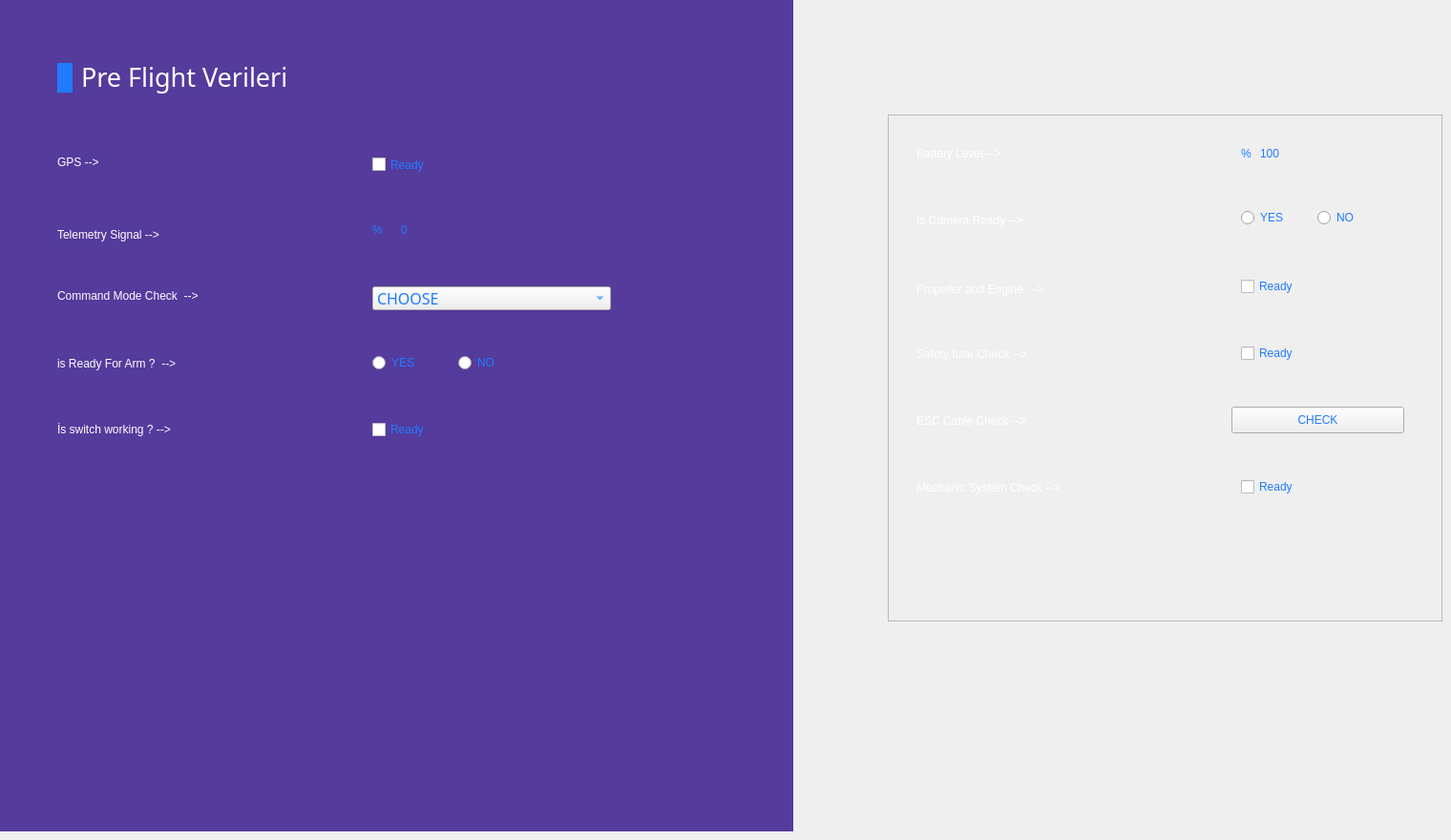
      <widget class="QWidget" name="page_preFlight">
       <property name="styleSheet">
        <string notr="true">#page_preFlight{
background-color:rgb(18,4,62);
}</string>
       </property>
       <widget class="QWidget" name="leftFrame_3" native="true">
        <property name="geometry">
         <rect>
          <x>0</x>
          <y>0</y>
          <width>831</width>
          <height>871</height>
         </rect>
        </property>
        <property name="styleSheet">
         <string notr="true">#leftFrame_3{
background-color: rgba(41, 9, 133,200);
}</string>
        </property>
        <widget class="QLabel" name="label_26">
         <property name="geometry">
          <rect>
           <x>60</x>
           <y>370</y>
           <width>261</width>
           <height>21</height>
          </rect>
         </property>
         <property name="maximumSize">
          <size>
           <width>350</width>
           <height>16777215</height>
          </size>
         </property>
         <property name="styleSheet">
          <string notr="true">color: rgb(255, 255, 255);
font: 12pt &quot;Favela-SemiBold&quot;;</string>
         </property>
         <property name="text">
          <string>is Ready For Arm ?  --&gt;</string>
         </property>
        </widget>
        <widget class="QComboBox" name="modeCheck">
         <property name="geometry">
          <rect>
           <x>390</x>
           <y>300</y>
           <width>250</width>
           <height>25</height>
          </rect>
         </property>
         <property name="minimumSize">
          <size>
           <width>50</width>
           <height>0</height>
          </size>
         </property>
         <property name="maximumSize">
          <size>
           <width>250</width>
           <height>16777215</height>
          </size>
         </property>
         <property name="font">
          <font>
           <family>Favela-Medium</family>
           <pointsize>12</pointsize>
           <weight>50</weight>
           <italic>false</italic>
           <bold>false</bold>
          </font>
         </property>
         <property name="styleSheet">
          <string notr="true">color: rgb(32, 123, 255);
font: 12pt &quot;Favela-Medium&quot;;</string>
         </property>
         <property name="currentIndex">
          <number>0</number>
         </property>
         <property name="frame">
          <bool>true</bool>
         </property>
         <item>
          <property name="text">
           <string>CHOOSE</string>
          </property>
         </item>
         <item>
          <property name="text">
           <string>QHover</string>
          </property>
         </item>
         <item>
          <property name="text">
           <string>QLand</string>
          </property>
         </item>
         <item>
          <property name="text">
           <string>QRTL</string>
          </property>
         </item>
         <item>
          <property name="text">
           <string>AUTO</string>
          </property>
         </item>
         <item>
          <property name="text">
           <string>GUİDE</string>
          </property>
         </item>
         <item>
          <property name="text">
           <string>STABILIZE</string>
          </property>
         </item>
        </widget>
        <widget class="QLabel" name="labelTelemetry">
         <property name="geometry">
          <rect>
           <x>420</x>
           <y>230</y>
           <width>51</width>
           <height>21</height>
          </rect>
         </property>
         <property name="maximumSize">
          <size>
           <width>250</width>
           <height>30</height>
          </size>
         </property>
         <property name="styleSheet">
          <string notr="true">color: rgb(32, 123, 255);
font: 12pt &quot;Favela-Medium&quot;;</string>
         </property>
         <property name="text">
          <string>0</string>
         </property>
        </widget>
        <widget class="QRadioButton" name="noRadioEquip">
         <property name="geometry">
          <rect>
           <x>480</x>
           <y>370</y>
           <width>61</width>
           <height>20</height>
          </rect>
         </property>
         <property name="maximumSize">
          <size>
           <width>250</width>
           <height>16777215</height>
          </size>
         </property>
         <property name="styleSheet">
          <string notr="true">color: rgb(32, 123, 255);
font: 12pt &quot;Favela-Medium&quot;;</string>
         </property>
         <property name="text">
          <string>NO</string>
         </property>
        </widget>
        <widget class="QCheckBox" name="gpsCheck">
         <property name="geometry">
          <rect>
           <x>390</x>
           <y>160</y>
           <width>250</width>
           <height>25</height>
          </rect>
         </property>
         <property name="sizePolicy">
          <sizepolicy hsizetype="Fixed" vsizetype="Fixed">
           <horstretch>0</horstretch>
           <verstretch>0</verstretch>
          </sizepolicy>
         </property>
         <property name="maximumSize">
          <size>
           <width>250</width>
           <height>16777215</height>
          </size>
         </property>
         <property name="styleSheet">
          <string notr="true">color: rgb(32, 123, 255);
font: 12pt &quot;Favela-Medium&quot;;</string>
         </property>
         <property name="text">
          <string>Ready</string>
         </property>
        </widget>
        <widget class="QLabel" name="label_12">
         <property name="geometry">
          <rect>
           <x>60</x>
           <y>160</y>
           <width>101</width>
           <height>20</height>
          </rect>
         </property>
         <property name="maximumSize">
          <size>
           <width>250</width>
           <height>16777215</height>
          </size>
         </property>
         <property name="styleSheet">
          <string notr="true">color: rgb(255, 255, 255);
font: 12pt &quot;Favela-SemiBold&quot;;</string>
         </property>
         <property name="text">
          <string>GPS --&gt;</string>
         </property>
        </widget>
        <widget class="QLabel" name="label_19">
         <property name="geometry">
          <rect>
           <x>60</x>
           <y>230</y>
           <width>241</width>
           <height>31</height>
          </rect>
         </property>
         <property name="maximumSize">
          <size>
           <width>250</width>
           <height>16777215</height>
          </size>
         </property>
         <property name="styleSheet">
          <string notr="true">color: rgb(255, 255, 255);
font: 12pt &quot;Favela-SemiBold&quot;;</string>
         </property>
         <property name="text">
          <string>Telemetry Signal --&gt;</string>
         </property>
        </widget>
        <widget class="QLabel" name="label_25">
         <property name="geometry">
          <rect>
           <x>60</x>
           <y>300</y>
           <width>320</width>
           <height>20</height>
          </rect>
         </property>
         <property name="maximumSize">
          <size>
           <width>320</width>
           <height>16777215</height>
          </size>
         </property>
         <property name="styleSheet">
          <string notr="true">color: rgb(255, 255, 255);
font: 12pt &quot;Favela-SemiBold&quot;;</string>
         </property>
         <property name="text">
          <string>Command Mode Check  --&gt;</string>
         </property>
        </widget>
        <widget class="QRadioButton" name="yesRadioEquip">
         <property name="enabled">
          <bool>true</bool>
         </property>
         <property name="geometry">
          <rect>
           <x>390</x>
           <y>370</y>
           <width>71</width>
           <height>20</height>
          </rect>
         </property>
         <property name="maximumSize">
          <size>
           <width>250</width>
           <height>16777215</height>
          </size>
         </property>
         <property name="styleSheet">
          <string notr="true">color: rgb(32, 123, 255);
font: 12pt &quot;Favela-Medium&quot;;</string>
         </property>
         <property name="text">
          <string>YES</string>
         </property>
        </widget>
        <widget class="QLabel" name="labelTelemetry_2">
         <property name="geometry">
          <rect>
           <x>390</x>
           <y>230</y>
           <width>21</width>
           <height>21</height>
          </rect>
         </property>
         <property name="maximumSize">
          <size>
           <width>250</width>
           <height>30</height>
          </size>
         </property>
         <property name="styleSheet">
          <string notr="true">color: rgb(32, 123, 255);
font: 12pt &quot;Favela-Medium&quot;;</string>
         </property>
         <property name="text">
          <string>%</string>
         </property>
        </widget>
        <widget class="QCheckBox" name="switchCheck">
         <property name="geometry">
          <rect>
           <x>390</x>
           <y>440</y>
           <width>91</width>
           <height>20</height>
          </rect>
         </property>
         <property name="maximumSize">
          <size>
           <width>250</width>
           <height>16777215</height>
          </size>
         </property>
         <property name="styleSheet">
          <string notr="true">color: rgb(32, 123, 255);
font: 12pt &quot;Favela-Medium&quot;;</string>
         </property>
         <property name="text">
          <string>Ready</string>
         </property>
        </widget>
        <widget class="QLabel" name="label_24">
         <property name="geometry">
          <rect>
           <x>60</x>
           <y>434</y>
           <width>271</width>
           <height>31</height>
          </rect>
         </property>
         <property name="maximumSize">
          <size>
           <width>350</width>
           <height>50</height>
          </size>
         </property>
         <property name="styleSheet">
          <string notr="true">color: rgb(255, 255, 255);
font: 12pt &quot;Favela-SemiBold&quot;;</string>
         </property>
         <property name="text">
          <string>İs switch working ? --&gt;</string>
         </property>
        </widget>
        <widget class="QLabel" name="labelPaketBilgisi_5">
         <property name="geometry">
          <rect>
           <x>85</x>
           <y>60</y>
           <width>281</width>
           <height>41</height>
          </rect>
         </property>
         <property name="font">
          <font>
           <family>Favela-Medium</family>
           <pointsize>20</pointsize>
           <weight>50</weight>
           <italic>false</italic>
           <bold>false</bold>
          </font>
         </property>
         <property name="styleSheet">
          <string notr="true">color: rgb(255, 255, 255);
background-color: rgba(18,4,62,0);</string>
         </property>
         <property name="text">
          <string>Pre Flight Verileri</string>
         </property>
        </widget>
        <widget class="QLabel" name="labelPaketBilgiBack_5">
         <property name="geometry">
          <rect>
           <x>60</x>
           <y>66</y>
           <width>16</width>
           <height>31</height>
          </rect>
         </property>
         <property name="styleSheet">
          <string notr="true">background-color: rgb(32,123,255);</string>
         </property>
         <property name="text">
          <string/>
         </property>
        </widget>
       </widget>
       <widget class="QFrame" name="rightFrame_3">
        <property name="geometry">
         <rect>
          <x>930</x>
          <y>120</y>
          <width>581</width>
          <height>531</height>
         </rect>
        </property>
        <property name="frameShape">
         <enum>QFrame::StyledPanel</enum>
        </property>
        <property name="frameShadow">
         <enum>QFrame::Raised</enum>
        </property>
        <widget class="QLabel" name="label_18">
         <property name="geometry">
          <rect>
           <x>30</x>
           <y>167</y>
           <width>300</width>
           <height>31</height>
          </rect>
         </property>
         <property name="maximumSize">
          <size>
           <width>300</width>
           <height>50</height>
          </size>
         </property>
         <property name="styleSheet">
          <string notr="true">color: rgb(255, 255, 255);
font: 12pt &quot;Favela-SemiBold&quot;;</string>
         </property>
         <property name="text">
          <string>Propeller and Engine  --&gt;</string>
         </property>
        </widget>
        <widget class="QLabel" name="label_23">
         <property name="geometry">
          <rect>
           <x>30</x>
           <y>380</y>
           <width>331</width>
           <height>21</height>
          </rect>
         </property>
         <property name="maximumSize">
          <size>
           <width>350</width>
           <height>50</height>
          </size>
         </property>
         <property name="styleSheet">
          <string notr="true">color: rgb(255, 255, 255);
font: 12pt &quot;Favela-SemiBold&quot;;</string>
         </property>
         <property name="text">
          <string>Mechanic System Check --&gt;</string>
         </property>
        </widget>
        <widget class="QLabel" name="label_21">
         <property name="geometry">
          <rect>
           <x>30</x>
           <y>240</y>
           <width>250</width>
           <height>21</height>
          </rect>
         </property>
         <property name="maximumSize">
          <size>
           <width>250</width>
           <height>50</height>
          </size>
         </property>
         <property name="styleSheet">
          <string notr="true">color: rgb(255, 255, 255);
font: 12pt &quot;Favela-SemiBold&quot;;</string>
         </property>
         <property name="text">
          <string>Safety fuse Check --&gt;</string>
         </property>
        </widget>
        <widget class="QLabel" name="label_17">
         <property name="geometry">
          <rect>
           <x>30</x>
           <y>100</y>
           <width>250</width>
           <height>21</height>
          </rect>
         </property>
         <property name="maximumSize">
          <size>
           <width>250</width>
           <height>50</height>
          </size>
         </property>
         <property name="styleSheet">
          <string notr="true">color: rgb(255, 255, 255);
font: 12pt &quot;Favela-SemiBold&quot;;</string>
         </property>
         <property name="text">
          <string>Is Camera Ready --&gt;</string>
         </property>
        </widget>
        <widget class="QLabel" name="label_16">
         <property name="geometry">
          <rect>
           <x>30</x>
           <y>30</y>
           <width>250</width>
           <height>21</height>
          </rect>
         </property>
         <property name="maximumSize">
          <size>
           <width>250</width>
           <height>50</height>
          </size>
         </property>
         <property name="styleSheet">
          <string notr="true">color: rgb(255, 255, 255);
font: 12pt &quot;Favela-SemiBold&quot;;</string>
         </property>
         <property name="text">
          <string>Battery Level --&gt;</string>
         </property>
        </widget>
        <widget class="QLabel" name="label_22">
         <property name="geometry">
          <rect>
           <x>30</x>
           <y>310</y>
           <width>250</width>
           <height>21</height>
          </rect>
         </property>
         <property name="maximumSize">
          <size>
           <width>250</width>
           <height>50</height>
          </size>
         </property>
         <property name="styleSheet">
          <string notr="true">color: rgb(255, 255, 255);
font: 12pt &quot;Favela-SemiBold&quot;;</string>
         </property>
         <property name="text">
          <string>ESC Cable Check --&gt;</string>
         </property>
        </widget>
        <widget class="QCheckBox" name="engineCheck">
         <property name="geometry">
          <rect>
           <x>370</x>
           <y>170</y>
           <width>91</width>
           <height>20</height>
          </rect>
         </property>
         <property name="maximumSize">
          <size>
           <width>250</width>
           <height>16777215</height>
          </size>
         </property>
         <property name="styleSheet">
          <string notr="true">color: rgb(32, 123, 255);
font: 12pt &quot;Favela-Medium&quot;;</string>
         </property>
         <property name="text">
          <string>Ready</string>
         </property>
        </widget>
        <widget class="QLabel" name="batteryLabel">
         <property name="geometry">
          <rect>
           <x>390</x>
           <y>30</y>
           <width>41</width>
           <height>21</height>
          </rect>
         </property>
         <property name="maximumSize">
          <size>
           <width>250</width>
           <height>16777215</height>
          </size>
         </property>
         <property name="styleSheet">
          <string notr="true">color: rgb(32, 123, 255);
font: 12pt &quot;Favela-Medium&quot;;</string>
         </property>
         <property name="text">
          <string>100</string>
         </property>
        </widget>
        <widget class="QLabel" name="label_42">
         <property name="geometry">
          <rect>
           <x>370</x>
           <y>30</y>
           <width>16</width>
           <height>21</height>
          </rect>
         </property>
         <property name="minimumSize">
          <size>
           <width>0</width>
           <height>0</height>
          </size>
         </property>
         <property name="maximumSize">
          <size>
           <width>250</width>
           <height>16777215</height>
          </size>
         </property>
         <property name="styleSheet">
          <string notr="true">color: rgb(32, 123, 255);
font: 12pt &quot;Favela-Medium&quot;;</string>
         </property>
         <property name="text">
          <string>%</string>
         </property>
        </widget>
        <widget class="QCheckBox" name="safetyFuseCheck">
         <property name="geometry">
          <rect>
           <x>370</x>
           <y>240</y>
           <width>91</width>
           <height>20</height>
          </rect>
         </property>
         <property name="maximumSize">
          <size>
           <width>250</width>
           <height>16777215</height>
          </size>
         </property>
         <property name="styleSheet">
          <string notr="true">color: rgb(32, 123, 255);
font: 12pt &quot;Favela-Medium&quot;;</string>
         </property>
         <property name="text">
          <string>Ready</string>
         </property>
        </widget>
        <widget class="QCheckBox" name="mechanicCheck">
         <property name="geometry">
          <rect>
           <x>370</x>
           <y>380</y>
           <width>91</width>
           <height>20</height>
          </rect>
         </property>
         <property name="minimumSize">
          <size>
           <width>0</width>
           <height>20</height>
          </size>
         </property>
         <property name="maximumSize">
          <size>
           <width>250</width>
           <height>16777215</height>
          </size>
         </property>
         <property name="styleSheet">
          <string notr="true">color: rgb(32, 123, 255);
font: 12pt &quot;Favela-Medium&quot;;</string>
         </property>
         <property name="text">
          <string>Ready</string>
         </property>
        </widget>
        <widget class="QRadioButton" name="cameraYesradio">
         <property name="geometry">
          <rect>
           <x>370</x>
           <y>100</y>
           <width>71</width>
           <height>16</height>
          </rect>
         </property>
         <property name="maximumSize">
          <size>
           <width>250</width>
           <height>16777215</height>
          </size>
         </property>
         <property name="styleSheet">
          <string notr="true">color: rgb(32, 123, 255);
font: 12pt &quot;Favela-Medium&quot;;</string>
         </property>
         <property name="text">
          <string>YES</string>
         </property>
        </widget>
        <widget class="QRadioButton" name="cameraNoRadio">
         <property name="geometry">
          <rect>
           <x>450</x>
           <y>100</y>
           <width>61</width>
           <height>16</height>
          </rect>
         </property>
         <property name="maximumSize">
          <size>
           <width>250</width>
           <height>16777215</height>
          </size>
         </property>
         <property name="styleSheet">
          <string notr="true">color: rgb(32, 123, 255);
font: 12pt &quot;Favela-Medium&quot;;</string>
         </property>
         <property name="text">
          <string>NO</string>
         </property>
        </widget>
        <widget class="QPushButton" name="escCheckBtn">
         <property name="geometry">
          <rect>
           <x>360</x>
           <y>306</y>
           <width>181</width>
           <height>28</height>
          </rect>
         </property>
         <property name="maximumSize">
          <size>
           <width>250</width>
           <height>16777215</height>
          </size>
         </property>
         <property name="styleSheet">
          <string>color: rgb(32, 123, 255);
font: 12pt &quot;Favela-Medium&quot;;</string>
         </property>
         <property name="text">
          <string>CHECK</string>
         </property>
        </widget>
       </widget>
      </widget>
